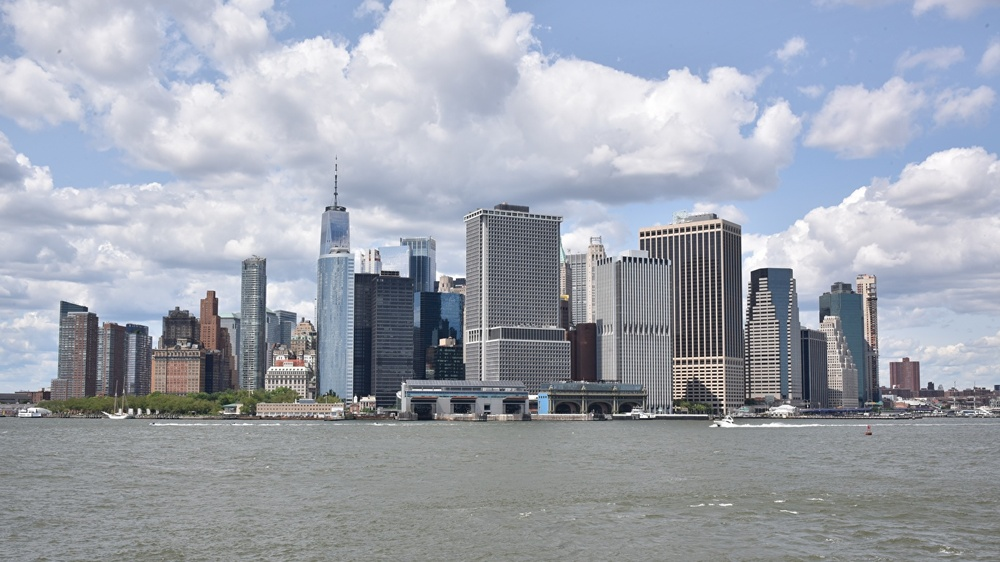
#> input picture atividade_Sobel_Canny/edificios.jpg, 1000 x 562 px, shrunk from 1366 x 768 before the run
$ jupyter execute canny.ipynb
#> lines starting #> are read from the running program, lines starting #| are printed output that depends on the picture; after the words box and inside, x2 and y2 are one past the last pixel; in counts of white or black regions, pixels touching at a corner belong together
# Conceito Canny:
 Algoritmo robusto que combina múltiplas etapas para detectar bordas verdadeiras, seguindo três critérios:
 1. Baixa taxa de erro
 2. Boa localização
 3. Resposta única por borda

[cell 1]
import cv2
import numpy as np
import matplotlib.pyplot as plt

[cell 2]
# Carregar imagem e converter para tons de cinza
img = cv2.imread('edificios.jpg')
#> img is the input picture: shape (562, 1000, 3); mean B, G, R 175, 164.3, 158.9
img_gray = cv2.cvtColor(img, cv2.COLOR_BGR2GRAY)
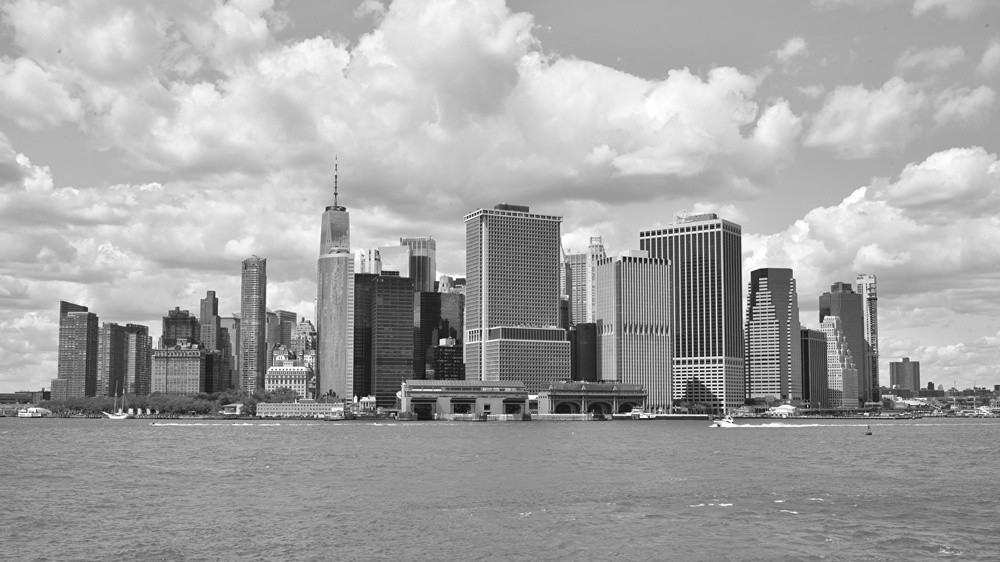
#> img_gray: shape (562, 1000); min 1, max 255, mean 163.9

[cell 3]
# Pré-processamento: Suavização com filtro Gaussiano
img_suavizada = cv2.GaussianBlur(img_gray, (17, 17), 0)
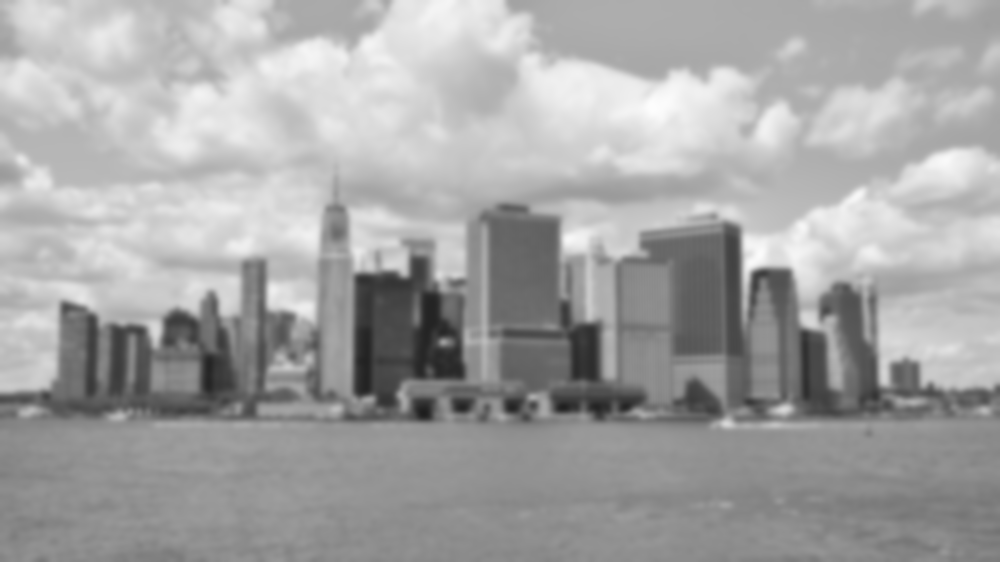
#> img_suavizada: shape (562, 1000); min 29, max 253, mean 163.9

[cell 4]
# Aplicar detector de bordas Canny
canny_result = cv2.Canny(img_suavizada, 40, 60)
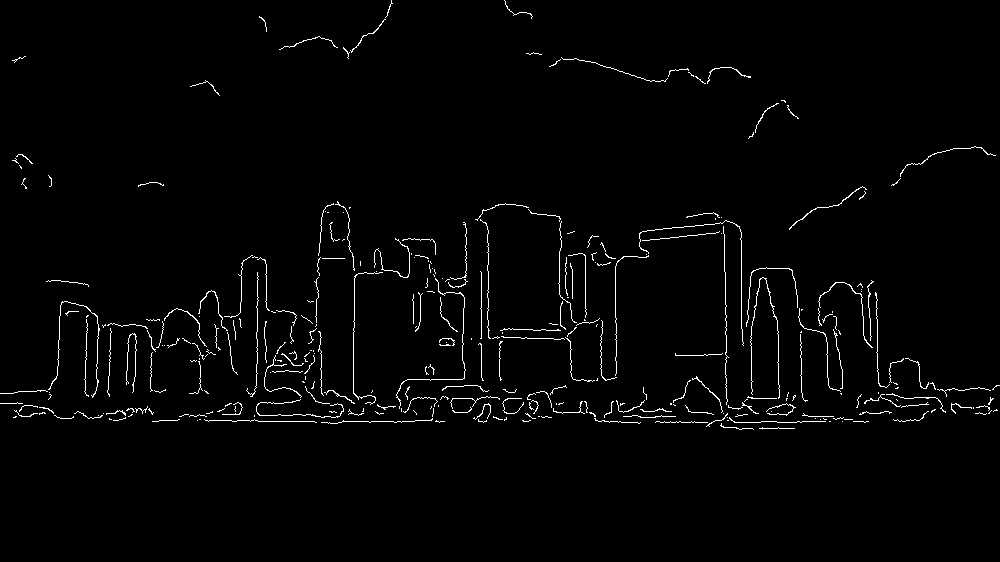
#> canny_result: shape (562, 1000); 1.8% white in thin lines or dots, all inside (x1, y1, x2, y2) = (0, 0, 1000, 430)

[cell 5]
# Visualização comparativa
plt.figure(figsize=(15, 5))

plt.subplot(121)
plt.imshow(img_suavizada, cmap='gray')
plt.title('Imagem Suavizada')
plt.axis('off')

plt.subplot(122)
plt.imshow(canny_result, cmap='gray')
plt.title('Bordas Detectadas (Canny)')
plt.axis('off')

plt.tight_layout()
plt.show()
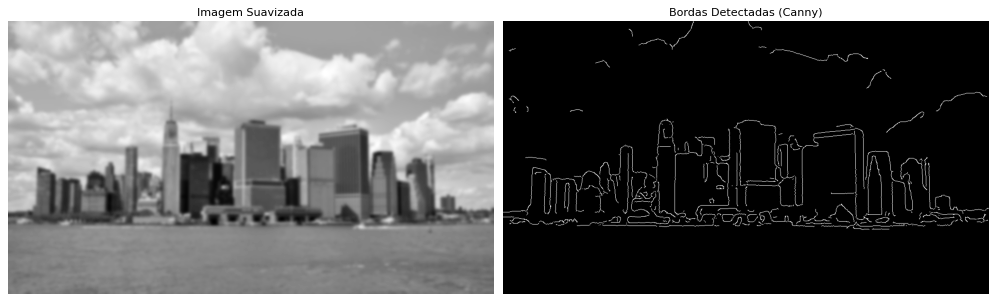
#> figure drawn by matplotlib, 2 panels
